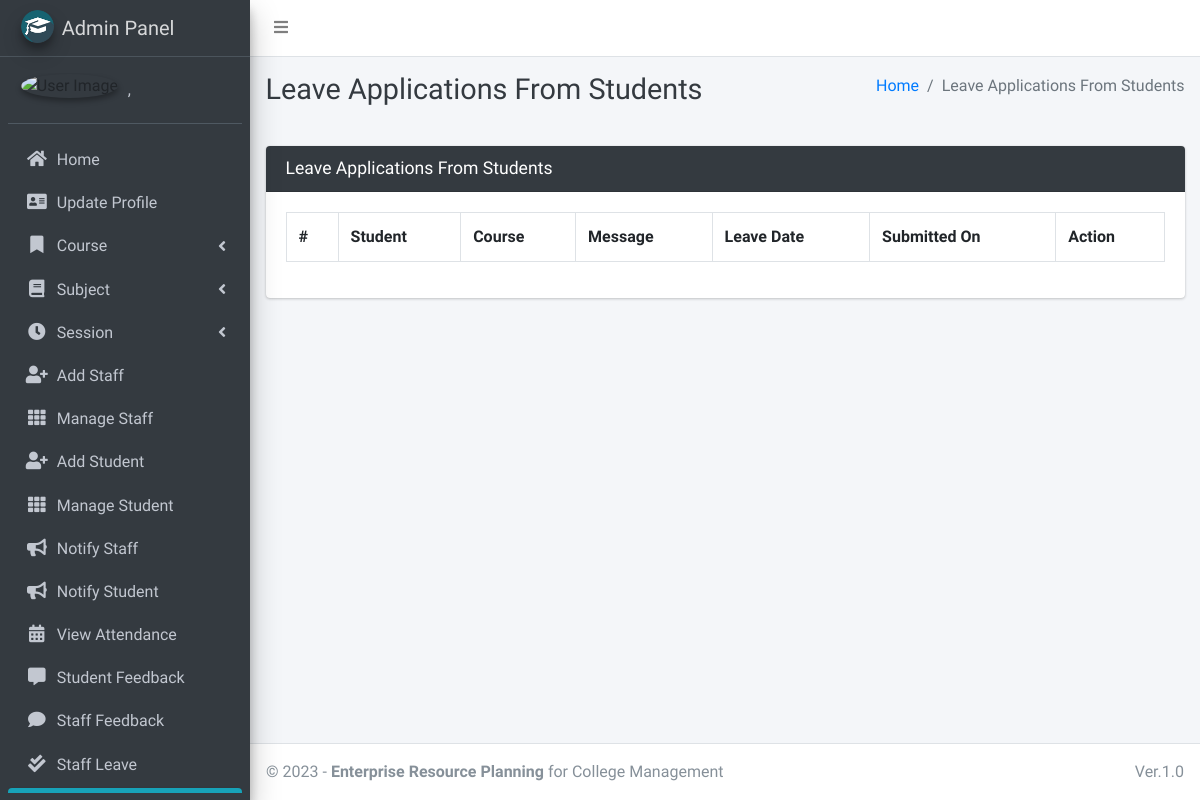
The app's page /student/view/leave/ (signed in), older data.
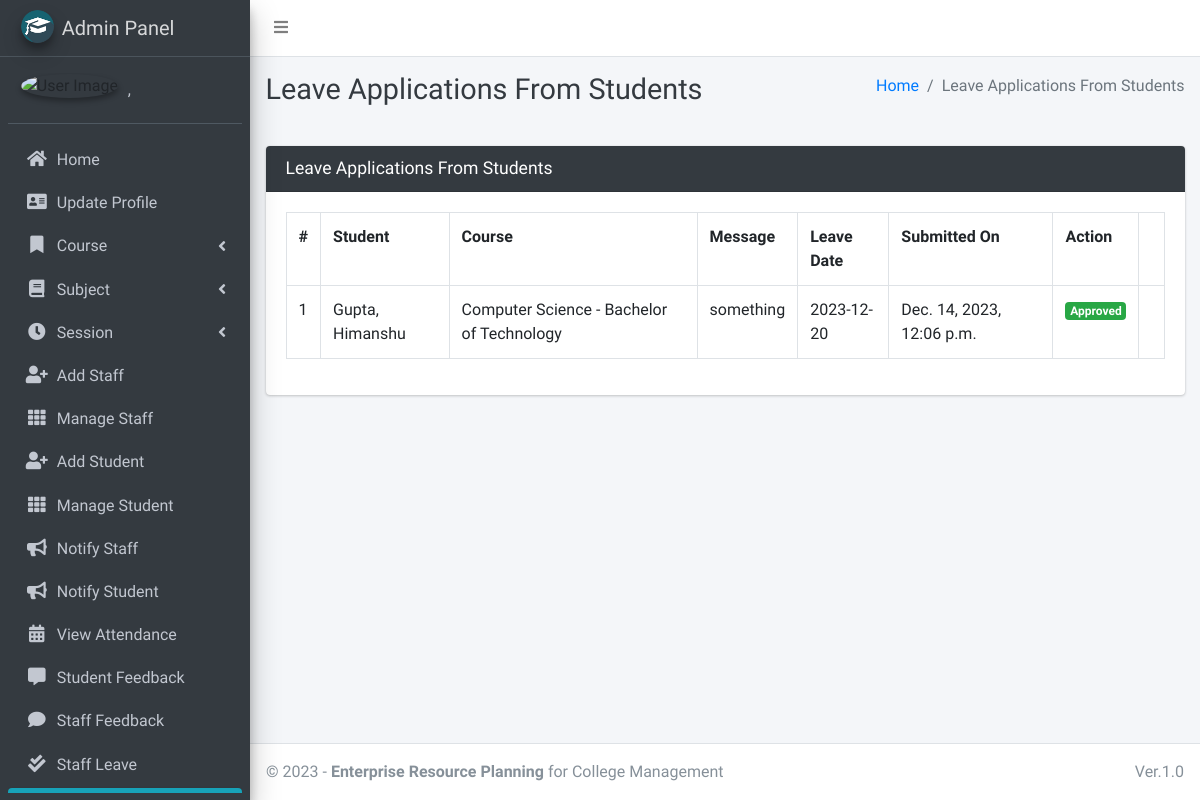
The same page, newer data.
### main_app/models.py (models this page shows)
class LeaveReportStudent(models.Model):
    student = models.ForeignKey(Student, on_delete=models.CASCADE)
    date = models.CharField(max_length=60)
    message = models.TextField()
    status = models.SmallIntegerField(default=0)
    created_at = models.DateTimeField(auto_now_add=True)
    updated_at = models.DateTimeField(auto_now=True)

class Student(models.Model):
    admin = models.OneToOneField(CustomUser, on_delete=models.CASCADE)
    course = models.ForeignKey(Course, on_delete=models.DO_NOTHING, null=True, blank=False)
    session = models.ForeignKey(Session, on_delete=models.DO_NOTHING, null=True)
    def __str__(self):
        return self.admin.last_name + ", " + self.admin.first_name

class CustomUser(AbstractUser):
    USER_TYPE = ((1, "HOD"), (2, "Staff"), (3, "Student"))
    GENDER = [("M", "Male"), ("F", "Female")]
    username = None  # Removed username, using email instead
    email = models.EmailField(unique=True)
    user_type = models.CharField(default=1, choices=USER_TYPE, max_length=1)
    gender = models.CharField(max_length=1, choices=GENDER)
    profile_pic = models.ImageField()
    address = models.TextField()
    fcm_token = models.TextField(default="")  # For firebase notifications
    created_at = models.DateTimeField(auto_now_add=True)
    updated_at = models.DateTimeField(auto_now=True)
    USERNAME_FIELD = "email"
    REQUIRED_FIELDS = []
    objects = CustomUserManager()
    def __str__(self):
        return self.last_name + ", " + self.first_name

class Course(models.Model):
    name = models.CharField(max_length=120)
    created_at = models.DateTimeField(auto_now_add=True)
    updated_at = models.DateTimeField(auto_now=True)
    def __str__(self):
        return self.name

### main_app/hod_views.py (the view, shortened to what this page needs)
# urls.py: path("student/view/leave/", hod_views.view_student_leave,
@csrf_exempt
def view_student_leave(request):
    if request.method != 'POST':
        allLeave = LeaveReportStudent.objects.all()
        context = {
            'allLeave': allLeave,
            'page_title': 'Leave Applications From Students'
        }
        return render(request, "hod_template/student_leave_view.html", context)

### main_app/templates/hod_template/student_leave_view.html (shortened to what this page needs)
{% extends 'main_app/base.html' %}
{% load static %}
{% block page_title %}{{page_title}}{% endblock page_title %}
{% block content %}
<section class="content">
    <div class="container-fluid">
        <div class="row">
            <div class="col-md-12">
                <div class="card card-dark">
                    <div class="card-header">
                        <h3 class="card-title">{{page_title}}</h3>
                    </div>
                    <div class="table card-body">
                        <table class="table table-bordered table-hover">
                            <tr>
                                <th>#</th>
                                <th>Student</th>
                                <th>Course</th>
                                <th>Message</th>
                                <th>Leave Date</th>
                                <th>Submitted On</th>
                                <th>Action</th>
                            </tr>
                            {% for leave in  allLeave %}
                              <tr>
                                  <td>{{forloop.counter}}</td>
                                  <td>{{leave.student}}</td>
                                  <td>{{leave.student.course}}</td>
                                  <td>{{leave.message}}</td>
                                  <td>{{leave.date}}</td>
                                  <td>{{leave.created_at}}</td>
                                      {% if leave.status == 0 %}
                                           <td> <button data-toggle = "modal" data-target = "#reply_modal" value="{{leave.id}}" class="btn btn-success reply_open_modal">Reply</button>
{% elif leave.status == -1 %}
<td><span  class='badge badge-danger'>Rejected</span></td>
{% else %}
<td><span  class='badge badge-success'>Approved</span></td>
                                            <td>{{feedback.updated_at}}</td>
                                      {% endif %}
                              </tr>
                            {% endfor %}
                        </table>
                    </div>
                    </div>
            </div>
        </div>
    </div>
</section>
{% endblock content %}

Row changes from the older to the newer data that the page shows:
added LeaveReportStudent: student "Gupta, Himanshu", student.course "Computer Science - Bachelor of Technology", message "something", date "2023-12-20", created_at "Dec. 14, 2023, 12:06 p.m."
